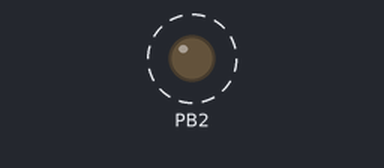
A program run on a simulated ATmega328P, built with avr-gcc and emulated at 16 MHz. Shown: output pins drawn as LEDs (lit = HIGH). Dashed ring = blinking.

Above: at 0.2 s.
Timing chart, 0 to 3.0 s (numbered marks = the images above):
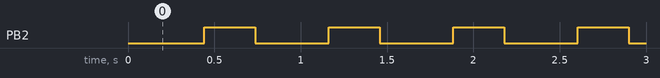

The program:

main.c
```c
// The following Code is #1 of DA2C, covering the topic of #1 (Duty Cycle) from DA2A


#define F_CPU 16000000UL                 // Frequency of the board
#include <avr/io.h>

int main(void)
{
	int ocount = 0;                      // Declaring overflow counter
	DDRB |= (1 << DDB2);                 // LED 2 is the output
	TCCR0A = 0;                          // Using Normal mode
	TCNT0 = 0x00;                        // Declaring Timer Register set to 0
	TCCR0B |= (1 << CS02 | (1 << CS00)); // Used to set prescaler to 1024

	while(1)                             // Infinite loop
	{
		while((TIFR0 & 0x01) == 1)       // While timer interrupt flag is equal to 1 loop
		{
			TCNT0 = 0x00;                // TCNT0 set to 0x00 and will count up to 254
			TIFR0 = 0x01;                // TIFR0 is 0x01 so TOV0 is set due to overflow occurrence
			ocount++;                    // Increment overflow counter

			if (ocount <= 18)            // If overflow counter < 18, keep LED OFF (40%)
			PORTB = (0 << DDB2);         // Turn OFF LED

			else if (ocount >= 27)       // If overflow counter is >= 27, LED ON (60%)
			PORTB = (1 << DDB2);         // Turn ON LED

			if (ocount == 44)            // If overflow counter is equal to 44, reset overflow counter
			ocount = 0;                  // Overflow counter reset to 0 so operation will restart
		}
	}
}
```

Measured:
- by itself, PB2: alternates HIGH for 0.29 s and LOW for 0.43 s
